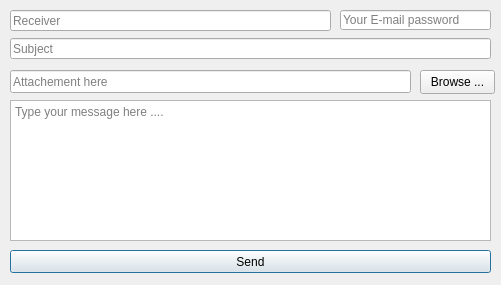
<?xml version="1.0" encoding="UTF-8"?>
<ui version="4.0">
 <class>mail</class>
 <widget class="QDialog" name="mail">
  <property name="geometry">
   <rect>
    <x>0</x>
    <y>0</y>
    <width>501</width>
    <height>285</height>
   </rect>
  </property>
  <property name="windowTitle">
   <string>Dialog</string>
  </property>
  <widget class="QLineEdit" name="mail_pass">
   <property name="geometry">
    <rect>
     <x>340</x>
     <y>10</y>
     <width>151</width>
     <height>20</height>
    </rect>
   </property>
   <property name="echoMode">
    <enum>QLineEdit::Password</enum>
   </property>
   <property name="placeholderText">
    <string>Your E-mail password</string>
   </property>
  </widget>
  <widget class="QLineEdit" name="subject">
   <property name="geometry">
    <rect>
     <x>10</x>
     <y>38</y>
     <width>481</width>
     <height>21</height>
    </rect>
   </property>
   <property name="placeholderText">
    <string>Subject</string>
   </property>
  </widget>
  <widget class="QTextEdit" name="msg">
   <property name="geometry">
    <rect>
     <x>10</x>
     <y>100</y>
     <width>481</width>
     <height>141</height>
    </rect>
   </property>
   <property name="placeholderText">
    <string>Type your message here ....</string>
   </property>
  </widget>
  <widget class="QPushButton" name="sendBtn">
   <property name="geometry">
    <rect>
     <x>10</x>
     <y>250</y>
     <width>481</width>
     <height>23</height>
    </rect>
   </property>
   <property name="layoutDirection">
    <enum>Qt::LeftToRight</enum>
   </property>
   <property name="autoFillBackground">
    <bool>false</bool>
   </property>
   <property name="text">
    <string>Send</string>
   </property>
   <property name="icon">
    <iconset>
     <normaloff>../send.png</normaloff>../send.png</iconset>
   </property>
   <property name="checkable">
    <bool>false</bool>
   </property>
   <property name="flat">
    <bool>false</bool>
   </property>
  </widget>
  <widget class="QPushButton" name="browseBtn">
   <property name="geometry">
    <rect>
     <x>420</x>
     <y>70</y>
     <width>75</width>
     <height>24</height>
    </rect>
   </property>
   <property name="layoutDirection">
    <enum>Qt::RightToLeft</enum>
   </property>
   <property name="text">
    <string>Browse ...</string>
   </property>
   <property name="icon">
    <iconset>
     <normaloff>../browse.png</normaloff>../browse.png</iconset>
   </property>
  </widget>
  <widget class="QLineEdit" name="file">
   <property name="geometry">
    <rect>
     <x>10</x>
     <y>70</y>
     <width>401</width>
     <height>23</height>
    </rect>
   </property>
   <property name="placeholderText">
    <string>Attachement here</string>
   </property>
  </widget>
  <widget class="QLineEdit" name="rcpt">
   <property name="geometry">
    <rect>
     <x>10</x>
     <y>10</y>
     <width>321</width>
     <height>21</height>
    </rect>
   </property>
   <property name="placeholderText">
    <string>Receiver</string>
   </property>
  </widget>
 </widget>
 <resources/>
 <connections/>
</ui>
